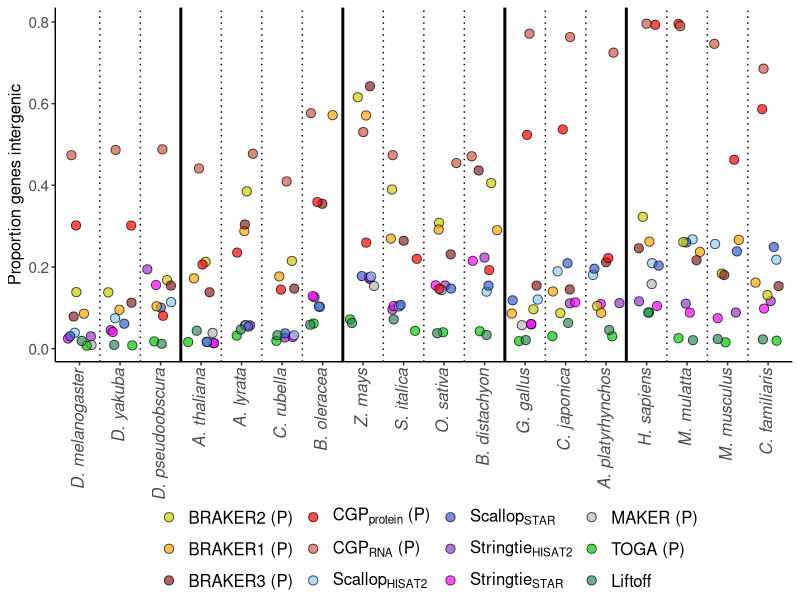
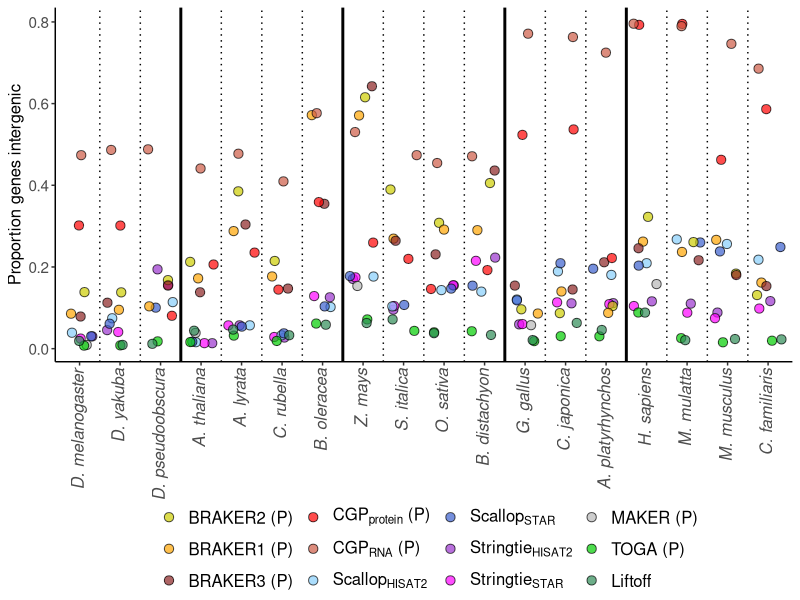

R code for these plots, in order:
## ---- chunk 1
currentdir=getwd()
setwd(currentdir)
library(tidyverse)
## ---- chunk 2
annotations <-read_csv("../../data/Table_S3.csv")
annotations <- annotations %>% filter(!method %in% c("BrkProt-unfilt","BrkProt-fullsupport","BrkRNA-unfilt",
                                                     "BrkRNA-fullsupport","CGPdenovo","TSEBRA","MakerNoRnaNoEvm",
                                                     "MakerRnaEvm","MakerNoRnaEvm")) 

methodlabels<-c("BRAKER2 (P)","BRAKER1 (P)","BRAKER3 (P)",expression(paste(CGP[protein]," (P)")),expression(paste(CGP[RNA]," (P)")),expression(Scallop[HISAT2]),expression(Scallop[STAR]),expression(Stringtie[HISAT2]),expression(Stringtie[STAR]),"MAKER (P)","TOGA (P)","Liftoff")

annotations$method <- factor(annotations$method,levels=c("BrkProt","BrkRNA","Braker3","CGPprotein","CGPrnaseq",
                                           "ScalHisat","ScalStar","StrHisat","StrStar","MakerRnaNoEvm","TOGA","liftoff"))

annotations <- annotations %>% mutate(species = str_replace(species, "dmelanogaster", "D. melanogaster")) %>%
     mutate(species = str_replace(species, "dpseudoobscura", "D. pseudoobscura")) %>%  
     mutate(species = str_replace(species, "dyakuba", "D. yakuba")) %>%
     mutate(species = str_replace(species, "alyrata", "A. lyrata")) %>%
     mutate(species = str_replace(species, "athaliana", "A. thaliana")) %>%
     mutate(species = str_replace(species, "boleracea", "B. oleracea")) %>%
     mutate(species = str_replace(species, "crubella", "C. rubella")) %>%
     mutate(species = str_replace(species, "osativa", "O. sativa")) %>%
     mutate(species = str_replace(species, "sitalica", "S. italica")) %>%
     mutate(species = str_replace(species, "bdistachyon", "B. distachyon")) %>%
     mutate(species = str_replace(species, "zmays", "Z. mays")) %>%
     mutate(species = str_replace(species, "bmori", "B. mori")) %>%
     mutate(species = str_replace(species, "herato", "H. erato")) %>%
     mutate(species = str_replace(species, "dplexippus", "D. plexippus")) %>%
     mutate(species = str_replace(species, "human", "H. sapiens")) %>%
     mutate(species = str_replace(species, "macaque", "M. mulatta")) %>%
     mutate(species = str_replace(species, "dog", "C. familiaris")) %>%
     mutate(species = str_replace(species, "mouse", "M. musculus")) %>%
     mutate(species = str_replace(species, "chicken", "G. gallus")) %>%
     mutate(species = str_replace(species, "quail", "C. japonica")) %>%
     mutate(species = str_replace(species, "mallard", "A. platyrhynchos"))


annotations <- annotations %>% mutate_at(vars(species),factor,levels=c("D. melanogaster",
              "D. yakuba", "D. pseudoobscura","A. thaliana", "A. lyrata","C. rubella","B. oleracea","Z. mays","S. italica","O. sativa",
               "B. distachyon", "G. gallus","C. japonica","A. platyrhynchos","H. sapiens","M. mulatta","M. musculus","C. familiaris","H. erato","D. plexippus","B. mori"))
## ---- chunk 3
intergenic_plot <- annotations %>% filter(group!="heliconines") %>% ggplot(aes(x=species,y=intergenic_genes/pcodgenes_wCDS)) + geom_point(aes(fill=method),color="black",pch=21,position = position_jitter(w = 0.33,h = 0),alpha=0.7,size=2.8) +
    scale_fill_manual(labels=methodlabels,values=c("yellow3","orange","brown4", "red","coral3", "lightskyblue", "royalblue3","darkorchid3", "magenta","gray72","green3","seagreen")) + 
theme_classic() +
theme(legend.text.align = 0) + 
theme(legend.text=element_text(size=12)) +
theme(axis.text.x=element_text(angle=90, size=12,hjust=1,vjust=0.32,face="italic")) + 
theme(axis.text.y=element_text(size=11)) + 
theme(axis.title.y=element_text(size=12)) +
ylab("Proportion genes intergenic") +
xlab("") + 
geom_vline(xintercept=1.5,linetype="dotted",size=0.5) +
geom_vline(xintercept=2.5,linetype="dotted",size=0.5)+
geom_vline(xintercept=3.5,linetype="solid",size=1) +
geom_vline(xintercept=4.5,linetype="dotted",size=0.5) +
geom_vline(xintercept=5.5,linetype="dotted",size=0.5) +
geom_vline(xintercept=6.5,linetype="dotted",size=0.5) +
geom_vline(xintercept=7.5,linetype="solid",size=1)+
geom_vline(xintercept=8.5,linetype="dotted",size=0.5) +
geom_vline(xintercept=9.5,linetype="dotted",size=0.5) +
geom_vline(xintercept=10.5,linetype="dotted",size=0.5) +
geom_vline(xintercept=11.5,linetype="solid",size=1)+
geom_vline(xintercept=12.5,linetype="dotted",size=0.5) +
geom_vline(xintercept=13.5,linetype="dotted",size=0.5) +
geom_vline(xintercept=14.5,linetype="solid",size=1) +
geom_vline(xintercept=15.5,linetype="dotted",size=0.5) +
geom_vline(xintercept=16.5,linetype="dotted",size=0.5) +
geom_vline(xintercept=17.5,linetype="dotted",size=0.5) +
guides(fill = guide_legend(title = "")) +
theme(legend.position="bottom") +
theme(legend.margin=margin(-22, 0, 0, 0))

print(intergenic_plot)
ggsave(intergenic_plot,file="Figure3.pdf",width=8,height=5.5)
